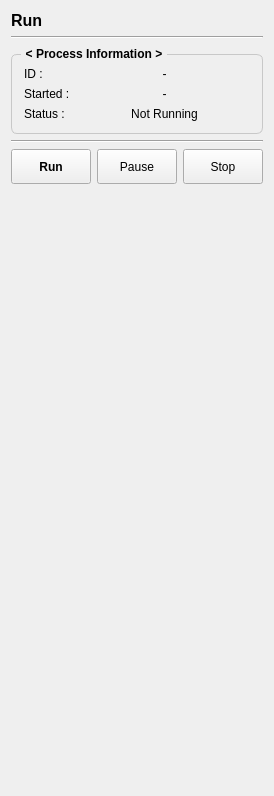
         <widget class="QWidget" name="page_run">
          <layout class="QVBoxLayout" name="verticalLayout_2">
           <item>
            <widget class="QLabel" name="title_6">
             <property name="sizePolicy">
              <sizepolicy hsizetype="Expanding" vsizetype="Fixed">
               <horstretch>0</horstretch>
               <verstretch>0</verstretch>
              </sizepolicy>
             </property>
             <property name="font">
              <font>
               <pointsize>12</pointsize>
               <bold>true</bold>
              </font>
             </property>
             <property name="text">
              <string>Run</string>
             </property>
            </widget>
           </item>
           <item>
            <widget class="Line" name="line_9">
             <property name="orientation">
              <enum>Qt::Orientation::Horizontal</enum>
             </property>
            </widget>
           </item>
           <item>
            <widget class="QGroupBox" name="groupBox">
             <property name="font">
              <font>
               <bold>true</bold>
              </font>
             </property>
             <property name="styleSheet">
              <string notr="true">QGroupBox {
    border: 1px solid;
    border-radius: 6;
    margin-top: 9;
    border-color : #c8c8c8;
	padding: 3;   
}
QGroupBox::title {
    subcontrol-origin: margin;
    subcontrol-position: top left;
    left: 10;
    padding: 2 3;
}</string>
             </property>
             <property name="title">
              <string>&lt; Process Information &gt;</string>
             </property>
             <layout class="QGridLayout" name="gridLayout_3" columnstretch="0,1">
              <item row="1" column="1">
               <widget class="QLabel" name="createTime">
                <property name="font">
                 <font>
                  <bold>false</bold>
                 </font>
                </property>
                <property name="text">
                 <string>-</string>
                </property>
                <property name="alignment">
                 <set>Qt::AlignmentFlag::AlignCenter</set>
                </property>
               </widget>
              </item>
              <item row="0" column="1">
               <widget class="QLabel" name="id">
                <property name="font">
                 <font>
                  <bold>false</bold>
                 </font>
                </property>
                <property name="text">
                 <string>-</string>
                </property>
                <property name="alignment">
                 <set>Qt::AlignmentFlag::AlignCenter</set>
                </property>
               </widget>
              </item>
              <item row="0" column="0">
               <widget class="QLabel" name="label_2">
                <property name="font">
                 <font>
                  <bold>false</bold>
                 </font>
                </property>
                <property name="text">
                 <string>ID :</string>
                </property>
                <property name="scaledContents">
                 <bool>false</bool>
                </property>
                <property name="alignment">
                 <set>Qt::AlignmentFlag::AlignLeading|Qt::AlignmentFlag::AlignLeft|Qt::AlignmentFlag::AlignVCenter</set>
                </property>
               </widget>
              </item>
              <item row="2" column="0">
               <widget class="QLabel" name="label_4">
                <property name="font">
                 <font>
                  <bold>false</bold>
                 </font>
                </property>
                <property name="text">
                 <string>Status :</string>
                </property>
               </widget>
              </item>
              <item row="2" column="1">
               <widget class="QLabel" name="status">
                <property name="font">
                 <font>
                  <bold>false</bold>
                 </font>
                </property>
                <property name="text">
                 <string>Not Running</string>
                </property>
                <property name="alignment">
                 <set>Qt::AlignmentFlag::AlignCenter</set>
                </property>
               </widget>
              </item>
              <item row="1" column="0">
               <widget class="QLabel" name="label_3">
                <property name="font">
                 <font>
                  <bold>false</bold>
                 </font>
                </property>
                <property name="text">
                 <string>Started : </string>
                </property>
               </widget>
              </item>
             </layout>
            </widget>
           </item>
           <item>
            <widget class="Line" name="line_10">
             <property name="orientation">
              <enum>Qt::Orientation::Horizontal</enum>
             </property>
            </widget>
           </item>
           <item>
            <layout class="QHBoxLayout" name="horizontalLayout_2" stretch="0,0,0">
             <property name="leftMargin">
              <number>0</number>
             </property>
             <property name="topMargin">
              <number>0</number>
             </property>
             <item>
              <widget class="QPushButton" name="button_run">
               <property name="minimumSize">
                <size>
                 <width>0</width>
                 <height>35</height>
                </size>
               </property>
               <property name="font">
                <font>
                 <pointsize>9</pointsize>
                 <bold>true</bold>
                </font>
               </property>
               <property name="text">
                <string>Run</string>
               </property>
               <property name="checkable">
                <bool>false</bool>
               </property>
               <property name="default">
                <bool>false</bool>
               </property>
              </widget>
             </item>
             <item>
              <widget class="QPushButton" name="button_pause">
               <property name="minimumSize">
                <size>
                 <width>0</width>
                 <height>35</height>
                </size>
               </property>
               <property name="font">
                <font>
                 <bold>false</bold>
                </font>
               </property>
               <property name="text">
                <string>Pause</string>
               </property>
              </widget>
             </item>
             <item>
              <widget class="QPushButton" name="button_stop">
               <property name="minimumSize">
                <size>
                 <width>0</width>
                 <height>35</height>
                </size>
               </property>
               <property name="font">
                <font>
                 <bold>false</bold>
                </font>
               </property>
               <property name="text">
                <string>Stop</string>
               </property>
              </widget>
             </item>
            </layout>
           </item>
           <item>
            <spacer name="verticalSpacer_8">
             <property name="orientation">
              <enum>Qt::Orientation::Vertical</enum>
             </property>
             <property name="sizeHint" stdset="0">
              <size>
               <width>20</width>
               <height>601</height>
              </size>
             </property>
            </spacer>
           </item>
          </layout>
         </widget>
